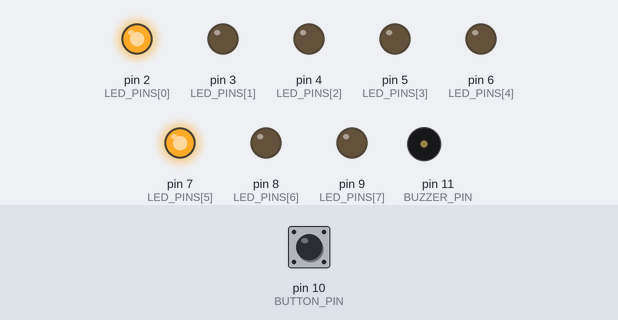
Recording of a sketch running on a simulated Arduino Uno, built with avr-gcc and run on an emulated ATmega328P. Shown: output pins drawn as LEDs (lit = HIGH), buzzer (waves = sounding). Dashed ring = blinking. Inputs (shaded band) come from the test bench; at power-on: pin 10 (BUTTON_PIN) HIGH. Random numbers use the default seed unless the sketch sets one.

Above: at 1.25 s.
1.3 s: pin 10 (BUTTON_PIN) pulled LOW for 0.15 s
At 3.75 s:
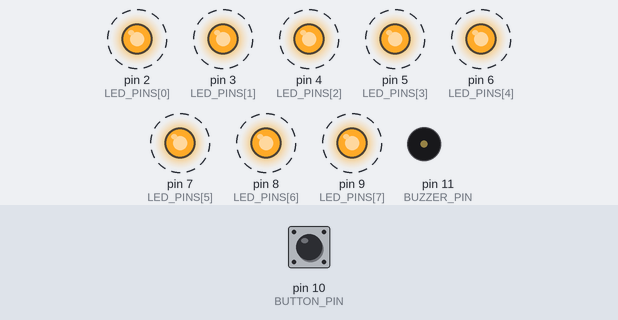
4.4 s: pin 10 (BUTTON_PIN) pulled LOW for 1 s
At 5.7 s:
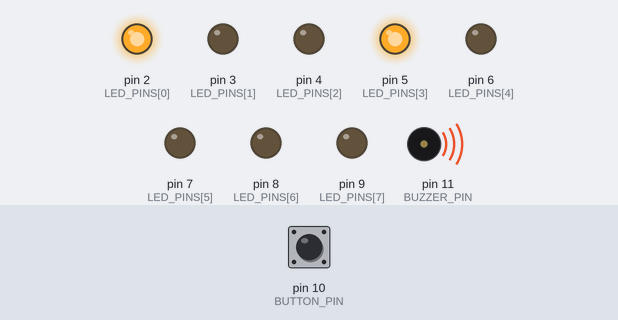
8.4 s: pin 10 (BUTTON_PIN) pulled LOW for 0.15 s
At 10.96 s:
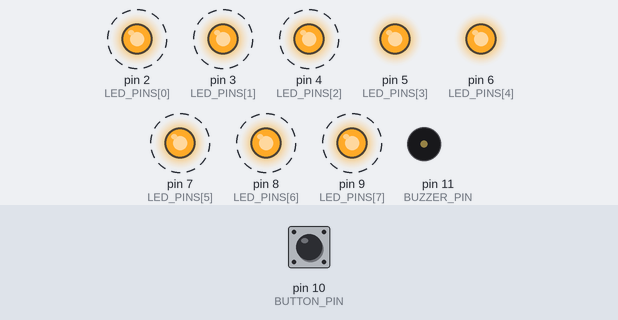
11.5 s: pin 10 (BUTTON_PIN) pulled LOW for 3.2 s
At 12.6 s:
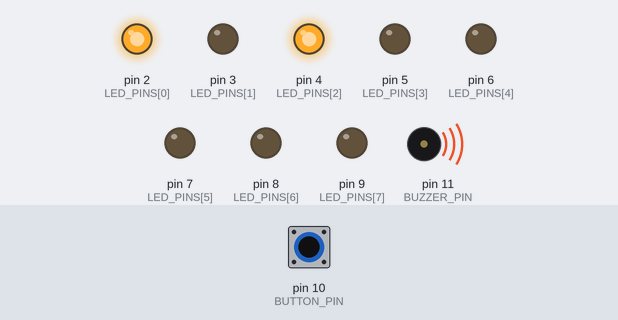
17.7 s: pin 10 (BUTTON_PIN) pulsed LOW 2 times (0.12 s each, 0.3 s apart)
At 20.27 s:
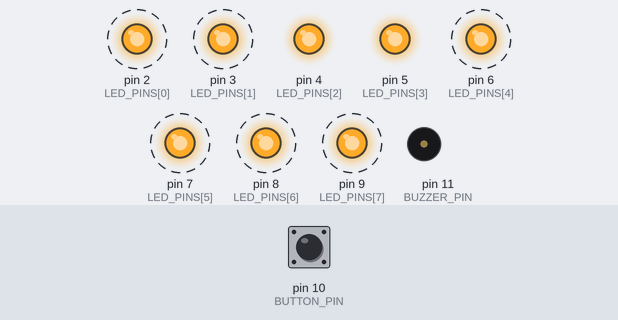
21.3 s: pin 10 (BUTTON_PIN) pulled LOW for 0.15 s
At 23.92 s:
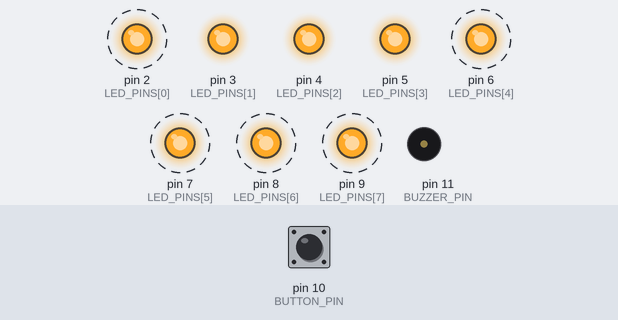
Timing chart, 0 to 25.3 s (numbered marks = the images above; inputs shaded):
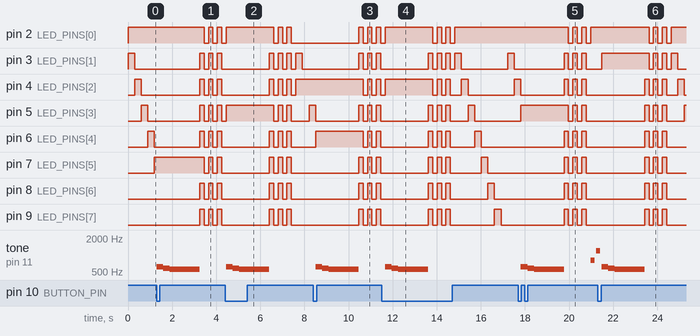

Measured:
- after the input at 1.3 s, pin 2 (LED_PINS[0]): alternates HIGH for 0.20 s and LOW for 0.20 s, starting after 2.2 s; tone on pin 11 (BUZZER_PIN): silent → 622 Hz at once, → 587 Hz 0.30 s later, → 554 Hz 0.30 s later, → silent 1.4 s later
- after the input at 4.4 s, tone on pin 11 (BUZZER_PIN): silent → 622 Hz after 0.05 s, → 587 Hz 0.30 s later, → 554 Hz 0.30 s later, → silent 1.4 s later
- after the input at 8.4 s, pin 4 (LED_PINS[2]): alternates HIGH for 0.20 s and LOW for 0.20 s, starting after 2.3 s; tone on pin 11 (BUZZER_PIN): silent → 622 Hz after 0.11 s, → 587 Hz 0.30 s later, → 554 Hz 0.30 s later, → silent 1.4 s later
- after the input at 11.5 s, tone on pin 11 (BUZZER_PIN): silent → 622 Hz after 0.16 s, → 587 Hz 0.30 s later, → 554 Hz 0.30 s later, → silent 1.4 s later
- after the input at 17.7 s, pin 2 (LED_PINS[0]): alternates HIGH for 0.20 s and LOW for 0.20 s, starting after 2.3 s; tone on pin 11 (BUZZER_PIN): plays 622 Hz for 0.30 s, 587 Hz for 0.30 s, 554 Hz for 1.4 s, 800 Hz for 0.20 s, 1200 Hz for 0.08 s, starting after 0.12 s
- after the input at 21.3 s, pin 2 (LED_PINS[0]): alternates HIGH for 0.20 s and LOW for 0.20 s, 6 changes in all, then stays HIGH, starting after 2.3 s
- by itself, pin 4 (LED_PINS[2]): alternates HIGH for 0.20 s and LOW for 0.20 s, 7 changes in all, then stays HIGH

The sketch:

LED_Chase_Game.ino
```cpp
// Частоты нот для звуковых эффектов
#define NOTE_C5   523
#define NOTE_CS5  554
#define NOTE_D5   587
#define NOTE_DS5  622

const byte LED_PINS[] = {2, 3, 4, 5, 6, 7, 8, 9};               // Пины светодиодов
const byte NUM_LEDS   = sizeof(LED_PINS) / sizeof(LED_PINS[0]); // Их количество
const byte BUTTON_PIN = 10;
const byte BUZZER_PIN = 11;

volatile bool buttonPressed = false;          // Определяет, нажата ли кнопка
volatile unsigned long lastDebounceTime = 0;  // Время последнего нажатия кнопки
const unsigned long DEBOUNCE_DELAY = 200;     // Защита от ложного срабатывания кнопки (в мс)
int currentLED = 0;     // Текущий светодиод бегущего огня (индекс в LED_PINS)
int targetLED  = 0;     // Светодиод, который нужно поймать (индекс в LED_PINS)


// ---------------- Переменные для асинхронной обработки ----------------

unsigned long previousMillisCycle = 0; // Время начала текущего цикла движения
// Состояние цикла (0 - шаг движения, 1 - ожидание 100 мс, 2 - ожидание до 300 мс)
int cycleState = 0;
// 0: нет действия, 1: toneUp, 2: toneDown, 3: мигание (flash) после toneDown
int actionMode = 0;
bool busy = false;        // Флаг, что сейчас выполняется асинхронное действие

// Состояния и переменные для асинхронной реализации toneUp
int toneUpState = 0;  //0 - играем первую ноту, 1 - ждем 100 мс, 2 - ждем до 500 мс
unsigned long toneUpMillis = 0; // время воспроизведения звука

// Состояния и переменные для асинхронной реализации toneDown
int toneDownState = 0;
unsigned long toneDownMillis = 0; // время воспроизведения звука
int toneDownLoop_i = 0;
int toneDownLoop_pitch = 0;

// Состояния и переменные для асинхронной реализации мигания
int flashState = 0;
unsigned long flashMillis = 0;
int flashIteration = 0;


void setup() {
  // Инициализируем диоды как выходы и гасим их
  for (byte i = 0; i < NUM_LEDS; i++)
  {
    pinMode(LED_PINS[i], OUTPUT);
    digitalWrite(LED_PINS[i], LOW);
  }

  // Инициализация кнопки
  // INPUT_PULLUP - режим, при котором пин используется как вход,
  // но при этом подтягивается к +5v через внутренний резистор (20-50кОм)
  pinMode(BUTTON_PIN, INPUT_PULLUP);

  // Включаем прерывание по изменению состояния (PCI)
  // PCICR - регистр, который включает прерывания PCI для всей группы пинов
  // PCIE0 - включает прерывания на группе пинов PORTB (D8-D13)
  PCICR  |= (1 << PCIE0);
  // Нам нужен D10 (button);
  // Используем маску, которая разрешает прерывание на pcint2, но игнорирует остальные
  PCMSK0 |= (1 << PCINT2);

  pinMode(BUZZER_PIN, OUTPUT);    // Настраиваем буззер как выход
  digitalWrite(BUZZER_PIN, LOW);  // Выключаем звук

  // Инициализируем начальное состояние генератора случайных чисел
  // (используется для определения диода, который нужно будет поймать)
  randomSeed(analogRead(A0));

  chooseNewTarget();  // Выбираем первый случайный диод

  // Ставим бегущий огонь на начальную позицию
  currentLED = 0;
  digitalWrite(LED_PINS[currentLED], HIGH);
}


// updateCycle() - управление движением бегущего огня и ожидание нажатия кнопки
// processAction() - асинхронная обработка звуковых эффектов и мигания при нажатии кнопки
void loop() {
  unsigned long currentMillis = millis();

  // Если нет выполняющегося асинхронного действия, обновляем цикл движения
  if (!busy) {
    updateCycle(currentMillis);
  }
  else {
    // Если флаг busy установлен, обрабатываем нажатую кнопку через асинхронные функции
    processAction(currentMillis);
  }
}


// Здесь происходит движение светодиода, ожидание 100 мс для нажатия кнопки и задержка до 300 мс
void updateCycle(unsigned long currentMillis) {
  // Перемещаем бегущий огонь и фиксируем время начала цикла
  if (cycleState == 0) {
    moveFireLED();
    previousMillisCycle = currentMillis;
    cycleState = 1;   // состояние ожидания 100 мс
  }
  // Если состояние цикла "ждать 100 мс"
  else if (cycleState == 1) {
    // Если 100 мс прошло, то переходим в состоние "ждать 200 мс"
    if (currentMillis - previousMillisCycle >= 100) {
      cycleState = 2;
    }
    // Если кнопка нажата, фиксируем событие и выбираем режим действия
    if (buttonPressed)
    {
      buttonPressed = false;  // Сброс флага
      busy = true;  // Устанавливаем флаг "выполнение асинхронного действия"
      if (currentLED == targetLED) {  // Нужный диод пойман
        actionMode = 1;       // Режим toneUp (восходящая мелодия)
        toneUpState = 0;
      }
      else {
        actionMode = 2;       // Режим toneDown (нисходящая мелодия)
        toneDownState = 0;
      }
    }
  }
  // Если состояние цикла "ждать 200 мс"
  else if (cycleState == 2) {
    // Дополнительное ожидание, чтобы суммарное время цикла составило 300 мс
    if (currentMillis - previousMillisCycle >= 300) {
      cycleState = 0;
    }
  }
}


// Функция processAction() направляет выполнение в зависимости от выбранного режима действия:
// 1 - toneUp, 2 - toneDown, 3 - мигание всех светодиодов
void processAction(unsigned long currentMillis) {
  if (actionMode == 1) {
    processToneUp(currentMillis);
  }
  else if (actionMode == 2) {
    processToneDown(currentMillis);
  }
  else if (actionMode == 3) {
    processFlash(currentMillis);
  }
}


// Реализация восходящей мелодии без delay
void processToneUp(unsigned long currentMillis) {
  // Играем первую ноту
  if (toneUpState == 0) {
    tone(BUZZER_PIN, 800, 200);   // 800 Гц на 200 мс
    toneUpMillis = currentMillis;
    toneUpState = 1;
  }
  // Состояние "ждать 250 мс", чтобы успеть услышать первую ноту
  else if (toneUpState == 1) {
    // Если время прошло, играем следующую
    if (currentMillis - toneUpMillis >= 250) {
      tone(BUZZER_PIN, 1200, 200);  // 1200 Гц на 200 мс
      toneUpMillis = currentMillis;
      toneUpState = 2;  // Переходим в состояние "ждать до 500 мс"
    }
  }
  else if (toneUpState == 2) {
    if (currentMillis - toneUpMillis >= 250) {
      noTone(BUZZER_PIN); // Выключаем звук на D10
      busy = false;       // Завершаем асинхронное действие
      actionMode = 0;     // Сбрасываем действие
      toneUpState = 0;    // Сбрасываем состояние для задержки
    }
  }
}


// Нисходящая мелодия
void processToneDown(unsigned long currentMillis) {
  // Играем первую ноту
  if (toneDownState == 0) {
    tone(BUZZER_PIN, NOTE_DS5);
    toneDownMillis = currentMillis; // Обновляем время воспроизведения
    toneDownState = 1;  // Переходим в состояние "ждать 300 мс"
  }
  // Если состояние "ждать 300 мс"
  else if (toneDownState == 1) {
    // Если 300 мс прошли
    if (currentMillis - toneDownMillis >= 300) {
      tone(BUZZER_PIN, NOTE_D5);      // Играем вторую ноту
      toneDownMillis = currentMillis; // Обновляем время
      toneDownState = 2;  // Обновляем состояние, чтобы прождать еще 300 мс
    }
  }
  // Если состояние "ждать до 600 мс"
  else if (toneDownState == 2) {
    if (currentMillis - toneDownMillis >= 300) {
      tone(BUZZER_PIN, NOTE_CS5);     // Играем третью ноту
      toneDownMillis = currentMillis; // Обновляем время
      toneDownState = 3;  // Переходим в следующее состояние
    }
  }
  // При состоянии 3 ждем 300 мс чтобы не заглушить третью ноту
  // и подготавливаем переменные для состояния 4
  else if (toneDownState == 3) {
    if (currentMillis - toneDownMillis >= 300) {
      toneDownState = 4;
      toneDownLoop_i = 0;
      toneDownLoop_pitch = -10;
      toneDownMillis = currentMillis;
    }
  }
  // Состояние 4 - колебания одной частоты
  else if (toneDownState == 4) {
    // Нужно 10 колебаний
    if (toneDownLoop_i < 10) {
      // Воспроизводим ноты с паузой в 5 мс
      if (currentMillis - toneDownMillis >= 5) {
        tone(BUZZER_PIN, NOTE_C5 + toneDownLoop_pitch);
        toneDownMillis = currentMillis;
        toneDownLoop_pitch++;
        if (toneDownLoop_pitch > 10) {
          toneDownLoop_pitch = -10;
          toneDownLoop_i++;
        }
      }
    }
    // Если 10 уже было, то завершаем звуковой эффект
    else {
      noTone(BUZZER_PIN);
      // После звуковых эффектов запускаем мигание всех светодиодов
      actionMode = 3;
      flashState = 0;
      flashMillis = currentMillis;
      flashIteration = 0;
      toneDownState = 0; // Сбрасываем состояние для toneDown
    }
  }
}


// Мигание диодов перед перезапуском игры без delay
void processFlash(unsigned long currentMillis) {
  // Первое мигание
  if (flashState == 0) {
    // Включаем все светодиоды
    for (byte j = 0; j < NUM_LEDS; j++)
    {
      digitalWrite(LED_PINS[j], HIGH);
    }
    flashMillis = currentMillis;  // Обновляем время
    flashState = 1; // Переходим в следующее состояние
  }
  // Состояние 1 - "ждать 200 мс", чтобы была пауза перед выключением диодов
  else if (flashState == 1) {
    if (currentMillis - flashMillis >= 200) {
      flashMillis = currentMillis;  // Обновляем время
      flashState = 2; // Переходим в следующее состояние
    }
  }
  // Состояние 2 - выключем все диоды после паузы в 200 мс
  else if (flashState == 2) {
    for (byte j = 0; j < NUM_LEDS; j++)
    {
      digitalWrite(LED_PINS[j], LOW);
    }
    flashState = 3; // Переходим в следующее состояние
    flashMillis = currentMillis;  // Обновляем время
  }
  // Состояние 3 означает, что до данного момента было выполнено
  // flashIteration полных миганий
  else if (flashState == 3) {
    // Проверяем, что диоды горят уже 200 мс
    if (currentMillis - flashMillis >= 200) {
      flashIteration++; // Увеличиваем счетчик полных миганий
      if (flashIteration < 3) { // Если было меньше трех, то
        flashState = 0; // устанавливаем состояние 0, чтобы выполнить еще мигание
      }
      else {  // Если три уже было, перезапускам игру
        restartGame();
        busy = false; // Сбрасываем флаг выполнения действия
        actionMode = 0; // Сбрасываем выбранное действие
        flashState = 0; // Сбрасываем состояние мигания
      }
    }
  }
}


// Двигаем бегущий огонь слева направо
// Целевой диод горит всегда
void moveFireLED() {
  // Гасим старый светодиод огня, если он не является целью
  if (currentLED != targetLED)
  {
    digitalWrite(LED_PINS[currentLED], LOW);
  }

  // Переходим к следующему
  currentLED++;
  // Если вышли за границы - начинаем сначала
  if (currentLED >= NUM_LEDS)
  {
    currentLED = 0;
  }

  // Зажигаем новый, если он не совпадает с целью
  if (currentLED != targetLED) {
    digitalWrite(LED_PINS[currentLED], HIGH);
  }
}

// Выбираем новый случайный светодиод-цель и гасим старый
void chooseNewTarget() {
  // Выключаем старую цель
  digitalWrite(LED_PINS[targetLED], LOW);

  // Выбираем случайный индекс [0..NUM_LEDS-1]
  targetLED = random(0, NUM_LEDS);

  // Зажигаем новую цель
  digitalWrite(LED_PINS[targetLED], HIGH);
}


// Перезапуск игры после промаха
void restartGame() {
  // Гасим все диоды
  for (byte i = 0; i < NUM_LEDS; i++)
  {
    digitalWrite(LED_PINS[i], LOW);
  }

  // Выбираем новую цель
  chooseNewTarget();

  // Ставим бегущий огонь в начало
  currentLED = 0;
  digitalWrite(LED_PINS[currentLED], HIGH);
}


// ISR - автоматически вызывается процессором,
// когда срабатывает прерывание PCI
ISR(PCINT0_vect) {

  // Проверяем, что прерывание сработало действительно на нажатие кнопки
  if (digitalRead(BUTTON_PIN) == LOW)
  {
    // Запоминаем время срабатывания
    unsigned long currentTime = millis();

    // Антидребезг - реагируем только если прошло > DEBOUNCE_DELAY
    if (currentTime - lastDebounceTime > DEBOUNCE_DELAY)
    {
      // Обновляем время последнего нажатия
      lastDebounceTime = currentTime;
      buttonPressed = true;
    }

  }
}
```
